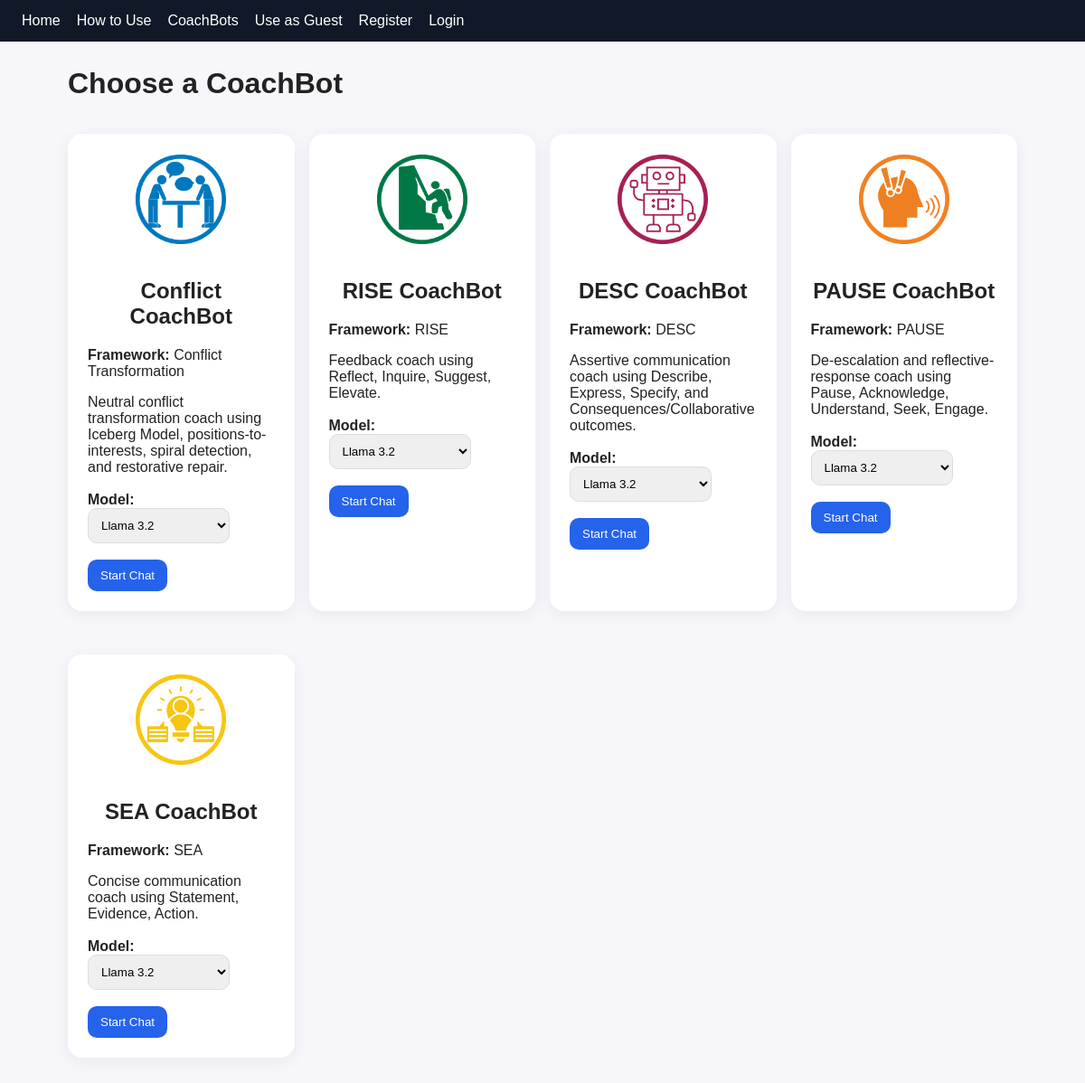
The app's page /bots/, older data.
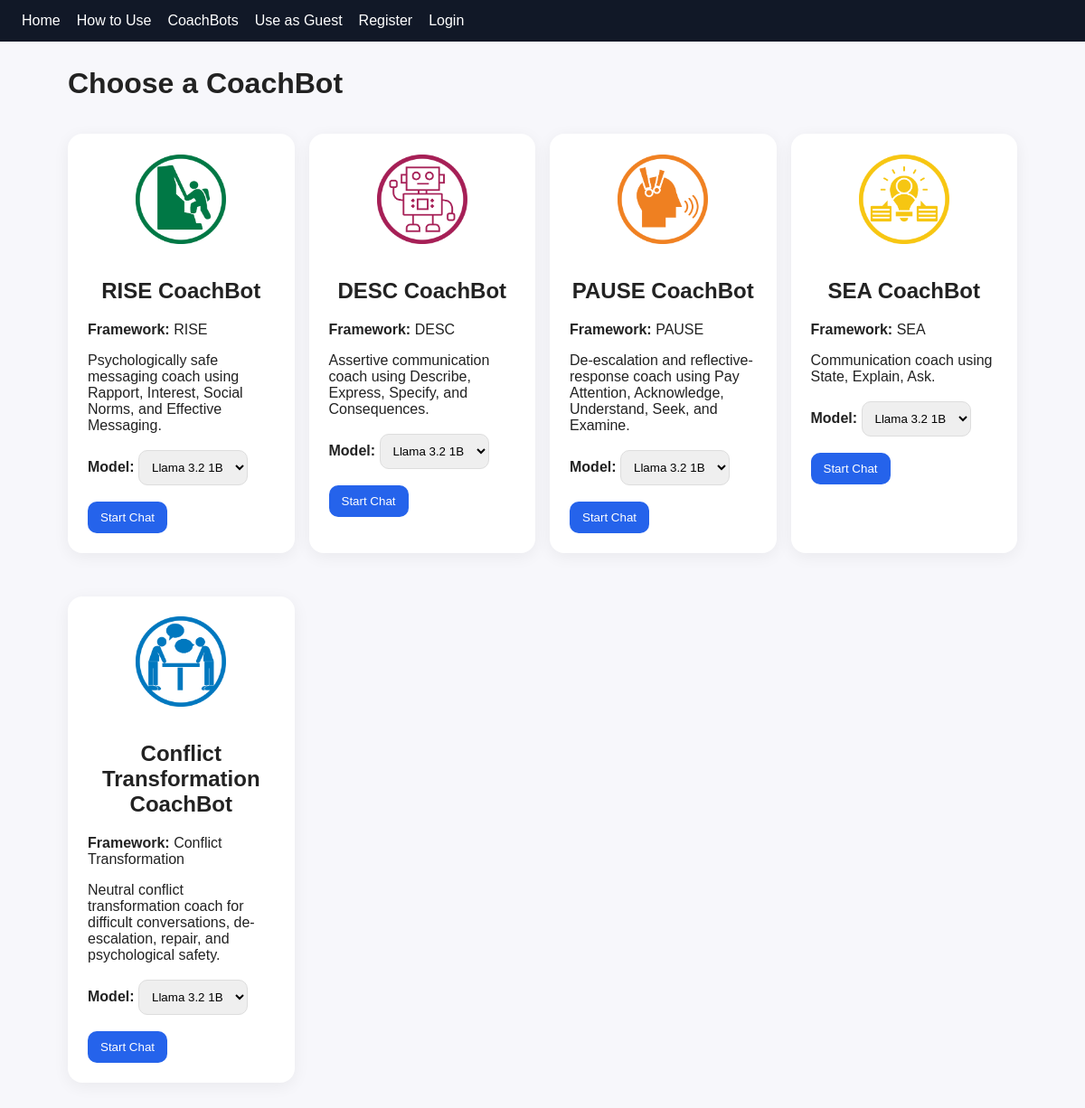
The same page, newer data.
### bots/models.py (models this page shows, shortened)
class Chatbot(models.Model):
    name = models.CharField(max_length=120, unique=True)
    framework = models.CharField(max_length=80)
    description = models.TextField()
    system_prompt = models.TextField()
    is_active = models.BooleanField(default=True)

### bots/views.py (the view)
# urls.py: urlpatterns = [path('', views.bot_list, name='bot_list')]
def bot_list(request):
    bots = Chatbot.objects.filter(is_active=True)
    models = OllamaModel.objects.filter(is_active=True)
    return render(request, "bots/list.html", {
        "bots": bots,
        "models": models,
    })

### templates/bots/list.html (shortened to what this page needs)
{% extends "base.html" %}
{% load static %}
{% block content %}
<h1>Choose a CoachBot</h1>
<div class="grid">
  {% for bot in bots %}
    <div class="card bot-choice-card">
      {% if "Conflict" in bot.name %}
        <img src="{% static 'img/conflict-coachbot-logo.png' %}" class="bot-list-logo" alt="Conflict CoachBot Logo">
      {% elif "RISE" in bot.name %}
        <img src="{% static 'img/RISE.png' %}" class="bot-list-logo" alt="RISE CoachBot Logo">
      {% elif "DESC" in bot.name %}
        <img src="{% static 'img/DESC.png' %}" class="bot-list-logo" alt="DESC CoachBot Logo">
      {% elif "PAUSE" in bot.name %}
        <img src="{% static 'img/PAUSE.png' %}" class="bot-list-logo" alt="PAUSE CoachBot Logo">
      {% elif "SEA" in bot.name %}
        <img src="{% static 'img/SEA.png' %}" class="bot-list-logo" alt="SEA CoachBot Logo">
      {% endif %}
      <h2>{{ bot.name }}</h2>
      <p><strong>Framework:</strong> {{ bot.framework }}</p>
      <p>{{ bot.description }}</p>
      <form method="get" action="/chat/start/">
        <label><strong>Model:</strong></label>
        <select name="model_id">
          {% for model in models %}
            {% if model.is_active %}
              <option value="{{ model.id }}">{{ model.display_name }}</option>
            {% endif %}
          {% endfor %}
        </select>
        <br><br>
        <button type="submit">Start Chat</button>
      </form>
    </div>
  {% endfor %}
</div>
{% endblock %}

### templates/base.html (shortened to what this page needs)
<!doctype html>
<html lang="en">
<head>
</head>
<body>
  <nav>
    <a href="/">Home</a>
    <a href="/how-to-use/">How to Use</a>
    <a href="/bots/">CoachBots</a>
    {% if user.is_authenticated %}
      <span>Signed in as {{ user.username }}</span>
      <form method="post" action="{% url 'logout' %}" class="logout-form">
        {% csrf_token %}
        <button type="submit" class="logout-button">Logout</button>
      </form>
    {% else %}
      {% if request.session.guest_name %}
        <span>Guest: {{ request.session.guest_name }}</span>
        <a href="/guest-logout/">Exit Guest Session</a>
      {% else %}
        <a href="/guest-name/">Use as Guest</a>
      {% endif %}
      <a href="/register/">Register</a>
      <a href="/accounts/login/">Login</a>
    {% endif %}
  </nav>
  <div class="container">
    {% block content %}{% endblock %}
  </div>
</body>
</html>

### templates/base.html (style rules this page uses)
body { font-family: Arial, sans-serif; margin: 0; background: #f7f7fb; color: #222; }
nav { background: #111827; color: white; padding: 14px 24px; display: flex; align-items: center; gap: 18px; flex-wrap: wrap; }
nav a { color: white; text-decoration: none; }
.container { max-width: 1050px; margin: 28px auto; padding: 0 18px; }
.card { background: white; border-radius: 16px; padding: 22px; margin: 16px 0; box-shadow: 0 4px 18px rgba(0,0,0,.06); }
button, .btn { background: #2563eb; color: white; border: 0; border-radius: 10px; padding: 10px 14px; text-decoration: none; cursor: pointer; }
select, input, textarea { padding: 10px; border: 1px solid #ddd; border-radius: 10px; }
.grid { display: grid; grid-template-columns: repeat(auto-fit, minmax(240px, 1fr)); gap: 16px; }

### templates/bots/list.html (style rules this page uses)
.bot-choice-card { text-align: center; }
.bot-list-logo { width: 100px; height: 100px; object-fit: contain; margin-bottom: 14px; }
.bot-choice-card p { text-align: left; }
.bot-choice-card form { margin-top: 18px; text-align: left; }

Row changes from the older to the newer data that the page shows:
no longer on this page (row edited): Chatbot: name "Conflict CoachBot", framework "Conflict Transformation", description "Neutral conflict transformation coach using Iceberg Model, positions-to-interests, spiral detection, and restorative repair."
changed Chatbot "RISE CoachBot": description "Feedback coach using Reflect, Inquire, Suggest, Elevate." → "Psychologically safe messaging coach using Rapport, Interest, Social Norms, and Effective Messaging."; model_id "Llama 3.2" → "Llama 3.2 1B"
changed Chatbot "DESC CoachBot": description "Assertive communication coach using Describe, Express, Specify, and Consequences/Collaborative outcomes." → "Assertive communication coach using Describe, Express, Specify, and Consequences."; model_id "Llama 3.2" → "Llama 3.2 1B"
changed Chatbot "PAUSE CoachBot": description "De-escalation and reflective-response coach using Pause, Acknowledge, Understand, Seek, Engage." → "De-escalation and reflective-response coach using Pay Attention, Acknowledge, Understand, Seek, and Examine."; model_id "Llama 3.2" → "Llama 3.2 1B"
changed Chatbot "SEA CoachBot": description "Concise communication coach using Statement, Evidence, Action." → "Communication coach using State, Explain, Ask."; model_id "Llama 3.2" → "Llama 3.2 1B"
added Chatbot: name "Conflict Transformation CoachBot", framework "Conflict Transformation", description "Neutral conflict transformation coach for difficult conversations, de-escalation, repair, and psychological safety."
